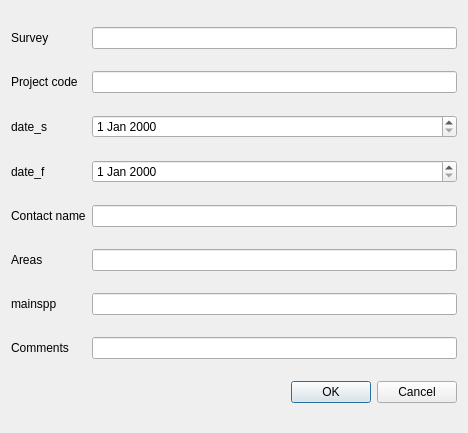
<?xml version="1.0" encoding="UTF-8"?>
<ui version="4.0">
 <class>SurveyDesignPropertiesBase</class>
 <widget class="QDialog" name="SurveyDesignPropertiesBase">
  <property name="geometry">
   <rect>
    <x>0</x>
    <y>0</y>
    <width>468</width>
    <height>433</height>
   </rect>
  </property>
  <property name="windowTitle">
   <string>Dialog</string>
  </property>
  <layout class="QGridLayout" name="gridLayout">
   <item row="0" column="0">
    <widget class="QLabel" name="mSurveyLabel">
     <property name="text">
      <string>Survey</string>
     </property>
    </widget>
   </item>
   <item row="0" column="1">
    <widget class="QLineEdit" name="mSurveyLineEdit"/>
   </item>
   <item row="1" column="0">
    <widget class="QLabel" name="mProjectCodeLabel">
     <property name="text">
      <string>Project code</string>
     </property>
    </widget>
   </item>
   <item row="1" column="1">
    <widget class="QLineEdit" name="mProjectCodeLineEdit"/>
   </item>
   <item row="2" column="0">
    <widget class="QLabel" name="mDateSLabel">
     <property name="text">
      <string>date_s</string>
     </property>
    </widget>
   </item>
   <item row="2" column="1">
    <widget class="QDateEdit" name="mDateSEdit"/>
   </item>
   <item row="3" column="0">
    <widget class="QLabel" name="mDateFLabel">
     <property name="text">
      <string>date_f</string>
     </property>
    </widget>
   </item>
   <item row="3" column="1">
    <widget class="QDateEdit" name="mDateFEdit"/>
   </item>
   <item row="4" column="0">
    <widget class="QLabel" name="mContactNameLabel">
     <property name="text">
      <string>Contact name</string>
     </property>
    </widget>
   </item>
   <item row="4" column="1">
    <widget class="QLineEdit" name="mContactNameLineEdit"/>
   </item>
   <item row="5" column="0">
    <widget class="QLabel" name="mAreasLabel">
     <property name="text">
      <string>Areas</string>
     </property>
    </widget>
   </item>
   <item row="5" column="1">
    <widget class="QLineEdit" name="mAreasLineEdit"/>
   </item>
   <item row="6" column="0">
    <widget class="QLabel" name="mMainSppLabel">
     <property name="text">
      <string>mainspp</string>
     </property>
    </widget>
   </item>
   <item row="6" column="1">
    <widget class="QLineEdit" name="mMainSppLineEdit"/>
   </item>
   <item row="7" column="0">
    <widget class="QLabel" name="mCommentsLabel">
     <property name="text">
      <string>Comments</string>
     </property>
    </widget>
   </item>
   <item row="7" column="1">
    <widget class="QLineEdit" name="mCommentsLIneEdit"/>
   </item>
   <item row="8" column="1">
    <widget class="QDialogButtonBox" name="buttonBox">
     <property name="orientation">
      <enum>Qt::Horizontal</enum>
     </property>
     <property name="standardButtons">
      <set>QDialogButtonBox::Cancel|QDialogButtonBox::Ok</set>
     </property>
    </widget>
   </item>
  </layout>
 </widget>
 <resources/>
 <connections>
  <connection>
   <sender>buttonBox</sender>
   <signal>accepted()</signal>
   <receiver>SurveyDesignPropertiesBase</receiver>
   <slot>accept()</slot>
   <hints>
    <hint type="sourcelabel">
     <x>248</x>
     <y>254</y>
    </hint>
    <hint type="destinationlabel">
     <x>157</x>
     <y>274</y>
    </hint>
   </hints>
  </connection>
  <connection>
   <sender>buttonBox</sender>
   <signal>rejected()</signal>
   <receiver>SurveyDesignPropertiesBase</receiver>
   <slot>reject()</slot>
   <hints>
    <hint type="sourcelabel">
     <x>316</x>
     <y>260</y>
    </hint>
    <hint type="destinationlabel">
     <x>286</x>
     <y>274</y>
    </hint>
   </hints>
  </connection>
 </connections>
</ui>
